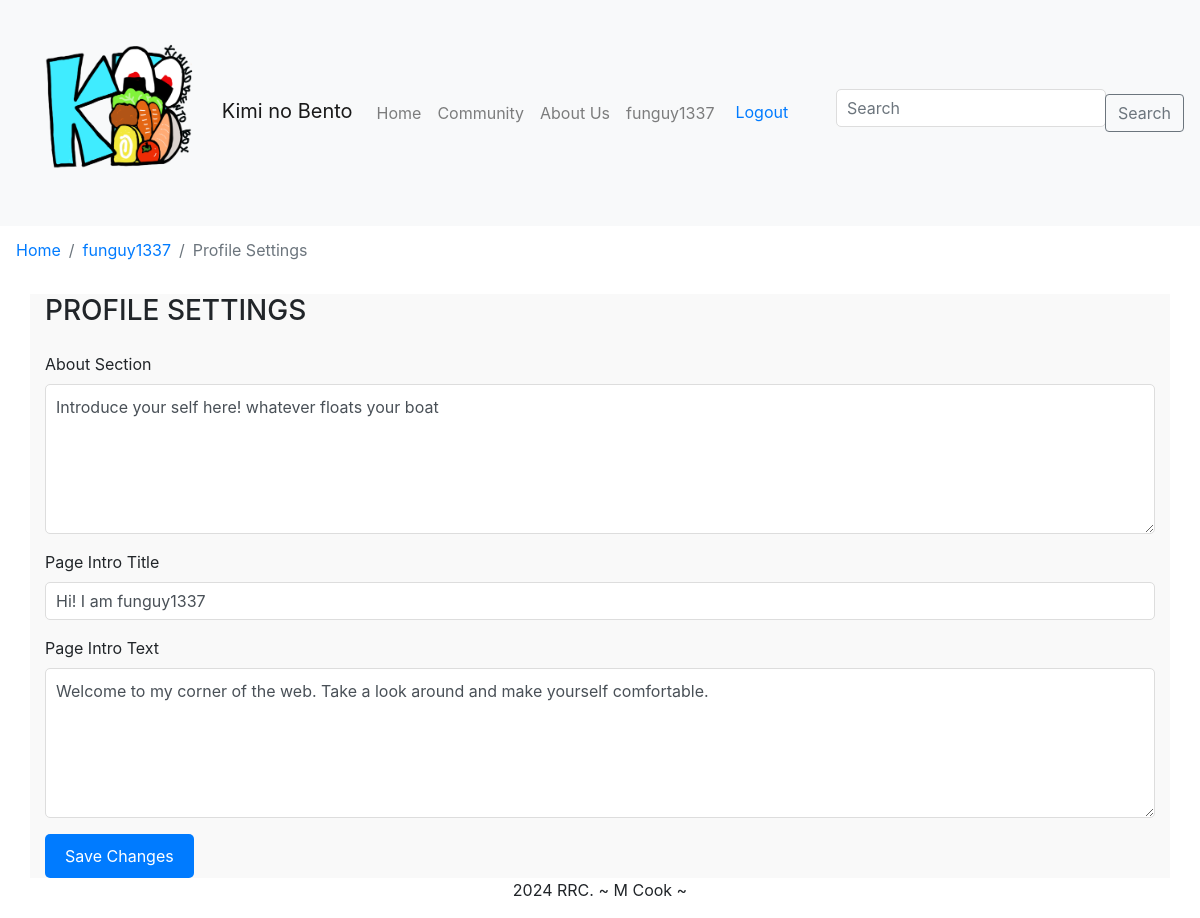
/user/profile_settings.php (signed in), run on the app's committed database.
### tables this page shows
CREATE TABLE `profiles` (
  `profiles_id` int(11) NOT NULL,
  `profiles_pfp` text NOT NULL,
  `profiles_about` varchar(255) DEFAULT NULL,
  `profiles_introtitle` varchar(100) DEFAULT NULL,
  `profiles_introtext` text DEFAULT NULL,
  `user_id` int(11) DEFAULT NULL
);

### classes/database.classes.php (called while the page is built)
<?php
class Database
{
    protected function connection()
    {
        $dsn = 'mysql:host=localhost;dbname=knb_database;charset=utf8';
        $user = 'cms_user';
        $pass = 'youllnevergeussthispassworditslong';
        try {
            $db = new PDO($dsn, $user, $pass);
            $db->setAttribute(PDO::ATTR_ERRMODE, PDO::ERRMODE_EXCEPTION);
            return $db;
        } catch (PDOException $e) {
            throw new Exception("Error connecting to the database: " . $e->getMessage());
        }
    }
}

### classes/profileinfo.classes.php (called while the page is built, shortened)
<?php
class ProfileInfo extends Database
{
    protected function getProfileInfo($user_id)
    {
        try {
            $stmt = $this->connection()->prepare('SELECT * FROM profiles WHERE user_id = ?');
            $stmt->bindValue(1, $user_id, PDO::PARAM_INT);
            $stmt->execute();
            $profileData = $stmt->fetchAll(PDO::FETCH_ASSOC);
            return $profileData;
        } catch (PDOException $e) {
            header("Location: ../index.php");
            exit();
        }
    }
}

### classes/profileInfo-view.classes.php (called while the page is built, shortened)
<?php
class ProfileInfoView extends ProfileInfo
{
    public function fetchAbout($user_id)
    {
        $profileInfo = $this->getProfileInfo($user_id);
        return $profileInfo[0]["profiles_about"];
    }
    public function fetchTitle($user_id)
    {
        $profileInfo = $this->getProfileInfo($user_id);
        return $profileInfo[0]["profiles_introtitle"];
    }
    public function fetchText($user_id)
    {
        $profileInfo = $this->getProfileInfo($user_id);
        return $profileInfo[0]["profiles_introtext"];
    }
}

### user/profile_settings.php (the view, shortened to what this page needs)
<?php
include('../inc/header.inc.php');
include('../classes/database.classes.php');
include('../classes/profileinfo.classes.php');
include('../classes/profileinfo-view.classes.php');
$profileInfo = new ProfileInfoView();
?>
<nav aria-label="breadcrumb">
    <ol class="breadcrumb">
        <li class="breadcrumb-item"><a href="../index.php">Home</a></li>
        <li class="breadcrumb-item"><a href="account.php"><?php echo $_SESSION["username"] ?></a></li>
        <li class="breadcrumb-item active" aria-current="page">Profile Settings</li>
    </ol>
</nav>
<section class="profile">
    <div class="container">
        <div class="profile-settings">
            <h3 class="mb-4">PROFILE SETTINGS</h3>
            <form action="../inc/profileinfo.inc.php" method="post">
                <div class="form-group">
                    <label for="about">About Section</label>
                    <textarea class="form-control" name="about" id="about" rows="6" placeholder="Describe yourself..."><?php echo $profileInfo->fetchAbout($_SESSION["user_id"]); ?></textarea>
                </div>
                <div class="form-group">
                    <label for="introtitle">Page Intro Title</label>
                    <input type="text" class="form-control" name="introtitle" id="introtitle" placeholder="Title..." value="<?php echo  $profileInfo->fetchTitle($_SESSION["user_id"]); ?>">
                </div>
                <div class="form-group">
                    <label for="introtext">Page Intro Text</label>
                    <textarea class="form-control" name="introtext" id="introtext" rows="6" placeholder="Introduction text..."><?php echo  $profileInfo->fetchText($_SESSION["user_id"]); ?></textarea>
                </div>
                <button type="submit" class="btn btn-primary" name="submit">Save Changes</button>
            </form>
        </div>
    </div>
</section>
<?php
include('../inc/footer.inc.php');
?>

### CSS/styles.css (style rules this page uses)
.container { margin-top: 20px; background-color: #f9f9f9; }
.breadcrumb { background-color: transparent; }
.btn-primary { background-color: #007bff; color: #fff; border: none; padding: 10px 20px; border-radius: 5px; cursor: pointer; }
.form-control { width: 100%; padding: 10px; border: 1px solid #ddd; border-radius: 5px; margin-bottom: 10px; }
textarea.form-control { height: 150px; }

### data on the page
profiles: about "Introduce your self here! whatever floats your boat", introtitle "Hi! I am funguy1337", introtext "Welcome to my corner of the web. Take a look around and make yourself comfortable."

### other printed values
$_SESSION['username'] "funguy1337"
$_SESSION["username"] "funguy1337"
